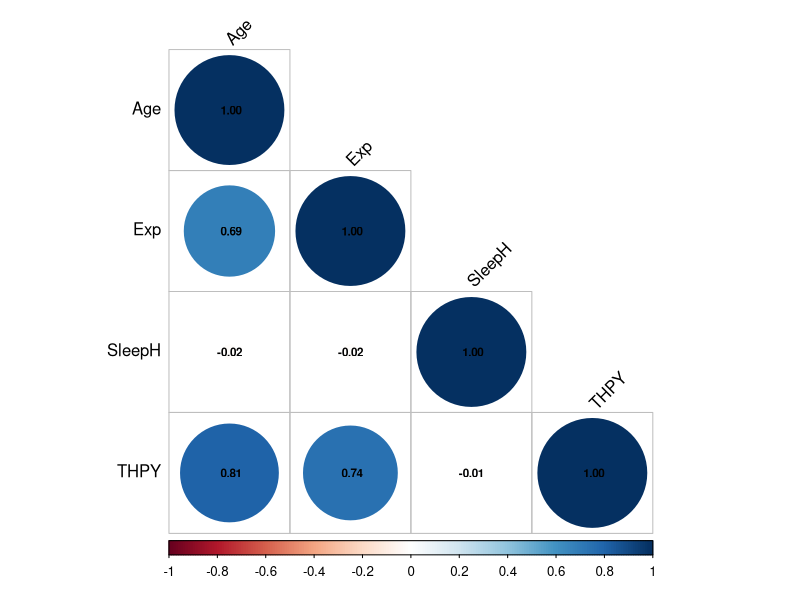
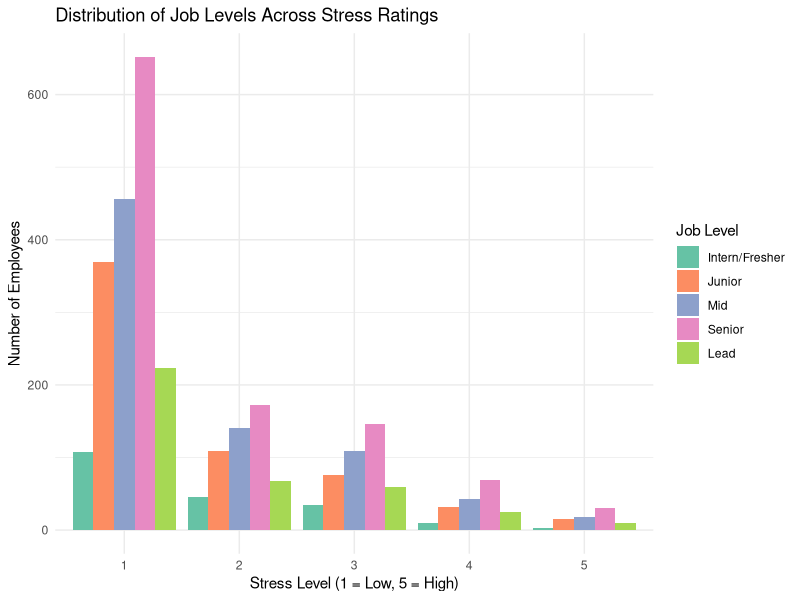
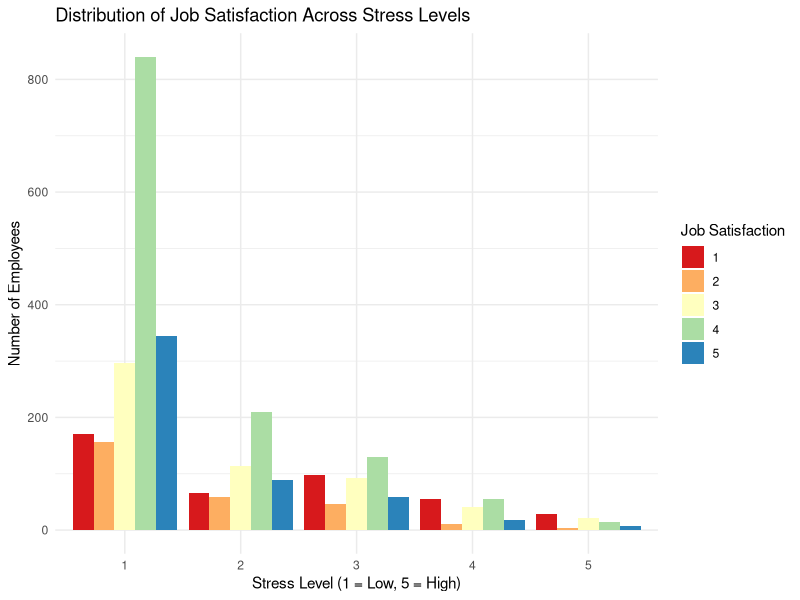
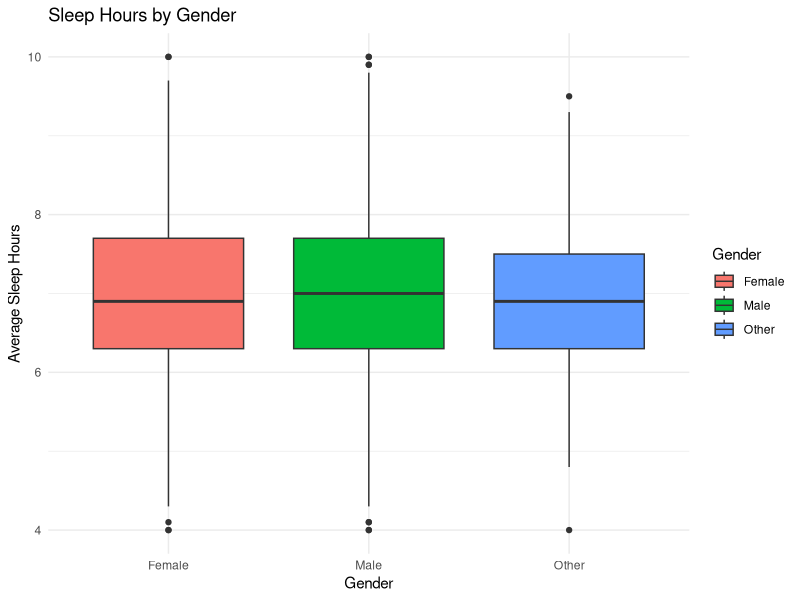
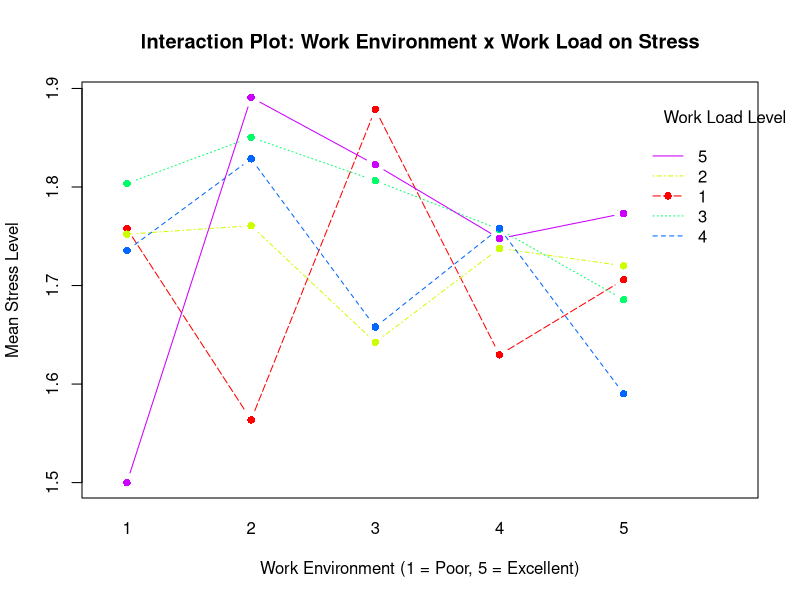

Source code (R) for these figures, in order:
## ---- chunk 1
knitr::opts_chunk$set(echo = TRUE)
## ---- chunk 2
library(readxl) # Load library for reading Excel files
library(dplyr)  # Data manipulation
library(ggplot2) # Plotting
library(corrplot) # Correlation matrix visual
library(knitr) #Table rendering
library(gridExtra) 
## ---- chunk 3
#Loading the data set
emp_data <- read_excel("employee_survey.xlsx", sheet = "employee_survey (2)")
## ---- chunk 4
#Converting categorical variables to factors
emp_data$Gender <- as.factor(emp_data$Gender) # Unordered factor
emp_data$JbL <- factor(emp_data$JbL, ordered = TRUE, levels = c("Intern/Fresher", "Junior", "Mid", "Senior", "Lead"))
emp_data$Dept <- as.factor(emp_data$Dept) # Unordered factor (categorical department names)
emp_data$WLB  <- factor(emp_data$WLB, levels = 1:5, ordered = TRUE)  # 1 = Worst, 5 = Best
emp_data$WkEnv <- factor(emp_data$WkEnv, levels = 1:5, ordered = TRUE) # Work Environment Rating
emp_data$WkLd <- factor(emp_data$WkLd, levels = 1:5, ordered = TRUE) # Work Load
emp_data$Stress <- factor(emp_data$Stress, levels = 1:5, ordered = TRUE) # Stress Level
emp_data$JobSat <- factor(emp_data$JobSat, levels = 1:5, ordered = TRUE) # Job Satisfaction

#Creating a vector of all the columns I'm using
selected_cols <- emp_data %>%
  select(EmpID, Gender, Age, JbL, Exp, Dept, WLB, WkEnv, WkLd, Stress, SleepH, THPY, JobSat)

#Creating vector of numeric columns
numeric_cols <- selected_cols %>%
  select(Age, Exp, SleepH, THPY)
## ---- chunk 5
#selected_cols <- emp_data %>%
  #select(Gender, Age, JbL, Exp, Dept, WLB, WkEnv, WkLd, Stress, SleepH, THPY, JobSat)
summary(selected_cols)
## ---- chunk 6
# Round and print as table
cor_matrix <- cor(numeric_cols, use = "complete.obs")

# Plot the correlation matrix
corrplot(cor_matrix, method = "circle", type = "lower",
         tl.col = "black", tl.srt = 45, addCoef.col = "black", number.cex = 0.7)
## ---- chunk 7
library(knitr)

# Creating a data frame with interpretation
cor_summary <- data.frame(
  `Variable Pair` = c(
    "Age vs Exp",
    "Age vs THPY",
    "Exp vs THPY",
    "SleepH with others"
  ),
  Correlation = c(0.69, 0.81, 0.74, "~0"),
  Interpretation = c(
    "Positive — older employees tend to have more experience",
    "Very strong postive — older employees likely recive more training hours per year",
    "Postive — more experienced staff likely receive more training",
    "No linear relationship — sleep hours are independent of age, experience, and THPY."
  )
)

# Display using kable
kable(cor_summary, caption = "Summary of Key Correlation Findings")

## ---- chunk 8
#Summary of Job Level 
summary(selected_cols$JbL)

#summary of Stress Level
summary(selected_cols$Stress)
## ---- chunk 9
ggplot(emp_data, aes(x = Stress, fill = JbL)) +
  geom_bar(position = "dodge") +
  labs(
    title = "Distribution of Job Levels Across Stress Ratings",
    x = "Stress Level (1 = Low, 5 = High)",
    y = "Number of Employees",
    fill = "Job Level"
  ) +
  theme_minimal() +
  scale_fill_brewer(palette = "Set2")
## ---- chunk 10
#Performing Chi-Square Test
chi_sq_test <- chisq.test(table(emp_data$Stress, emp_data$JbL), simulate.p.value = TRUE)

#Results
chi_sq_test
## ---- chunk 11
ggplot(emp_data, aes(x = Stress, fill = JobSat)) +
  geom_bar(position = "dodge") +
  labs(
    title = "Distribution of Job Satisfaction Across Stress Levels",
    x = "Stress Level (1 = Low, 5 = High)",
    y = "Number of Employees",
    fill = "Job Satisfaction"
  ) +
  theme_minimal() +
  scale_fill_brewer(palette = "Spectral")
## ---- chunk 12
#Performing Chi-Square test
chi_sq_jb <- chisq.test(table(emp_data$Stress, emp_data$JobSat), simulate.p.value = TRUE)

#Results
chi_sq_jb
## ---- chunk 13
# Visualize Data
ggplot(emp_data, aes(x = Gender, y = SleepH, fill = Gender)) +
  geom_boxplot() +
  labs(title = "Sleep Hours by Gender", x = "Gender", y = "Average Sleep Hours") +
  theme_minimal()

## ---- chunk 14
#Perform one-way ANOVA
anova_gender_sleep <- aov(SleepH ~ Gender, data = emp_data)

#Output the results
summary(anova_gender_sleep)
## ---- chunk 15
# Create the interaction plot (NOTE THAT STRESS IS BEING TREATED AS NUMERIC FOR THIS TEST)
interaction.plot(
  x.factor = emp_data$WkEnv,
  trace.factor = emp_data$WkLd,
  response = as.numeric(emp_data$Stress),
  fun = mean,
  type = "b",
  legend = TRUE,
  xlab = "Work Environment (1 = Poor, 5 = Excellent)",
  ylab = "Mean Stress Level",
  trace.label = "Work Load Level",
  col = rainbow(5),
  pch = 16,
  main = "Interaction Plot: Work Environment x Work Load on Stress"
)
## ---- chunk 16
# Perform two way ANOVA
anova_stress <- aov(as.numeric(Stress) ~ WkLd * WkEnv, data = emp_data)

# Output findings
summary(anova_stress)

## ---- chunk 17
# Create the table data frame
predictor_table <- data.frame(
  Predictor = c("Stress", "WLB", "WkEnv", "THPY", "Gender"),
  Type = c(
    "Ordinal → Numeric",
    "Ordinal → Numeric",
    "Ordinal → Numeric",
    "Continuous",
    "Categorical (factor)"
  ),
  Rationale = c(
    "Higher stress is likely to reduce job satisfaction.",
    "Better work-life balance often leads to higher satisfaction.",
    "Positive work environments are linked to satisfaction.",
    "Training may boost morale and long-term job fulfillment.",
    "Controls for potential gender-related differences."
  )
)

# Display the table
kable(predictor_table, caption = "Predictors for Multiple Linear Regression on Job Satisfaction")

## ---- chunk 18
# Ensure JobSat is numeric for regression
emp_data$JobSatNum <- as.numeric(as.character(emp_data$JobSat))
emp_data$Stress <- as.numeric(as.character(emp_data$Stress))
emp_data$WLB <- as.numeric(as.character(emp_data$WLB))
emp_data$WkEnv <- as.numeric(as.character(emp_data$WkEnv))

# Fit the multiple linear regression model
mlr_model <- lm(JobSatNum ~ Stress + WLB + WkEnv + THPY + Gender, data = emp_data)

# Output model summary
summary(mlr_model)
